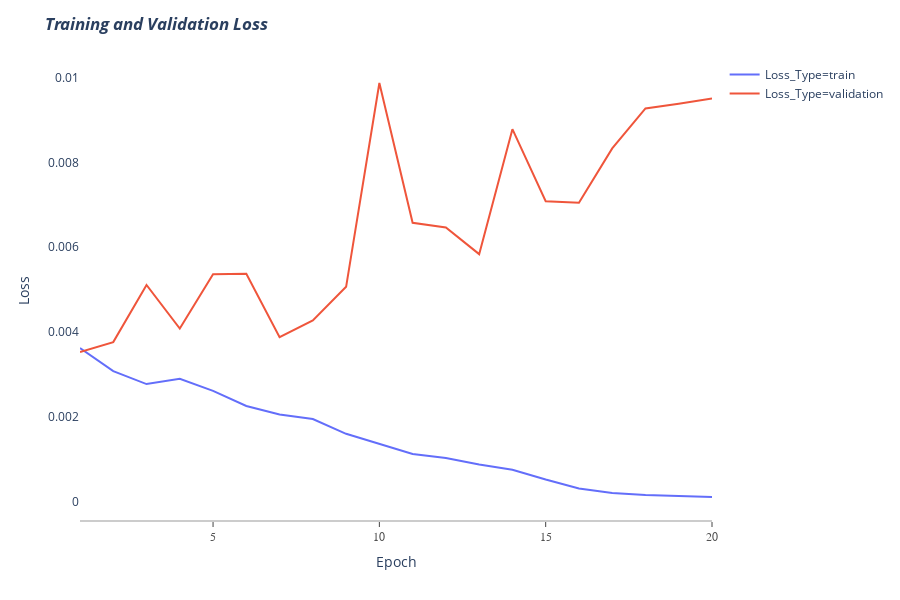

Notebook code cell kept with this figure:
### Code cell
list_train_loss = [0.0036195515633249643,
                     0.0030732007976253203,
                     0.0027680401806791017,
                     0.00289166244922959,
                     0.0026068030481062516,
                     0.0022524417618768784,
                     0.0020494777742916803,
                     0.0019441724427807765,
                     0.0015947578280131637,
                     0.0013650367630771664,
                     0.0011193321851861412,
                     0.0010224538578982177,
                     0.000867897682132192,
                     0.0007443248462456398,
                     0.0005137991790577973,
                     0.0003049691537983462,
                     0.00019629949288069477,
                     0.00015001741254220494,
                     0.00012933272932198718,
                     0.00010251782336463772]
list_val_loss = [0.0035237563360121424,
                 0.00375902624320954,
                 0.0051073724590775076,
                 0.004080788520008837,
                 0.0053610173342519074,
                 0.005373900446338543,
                 0.003874435114853832,
                 0.004272975574720341,
                 0.005065241588827621,
                 0.009876210647523769,
                 0.006574716939958564,
                 0.006467291499762063,
                 0.005835700555938936,
                 0.008785648965506229,
                 0.007083541671573153,
                 0.007049659923239979,
                 0.00833161183134212,
                 0.009276331940475807,
                 0.009388872715898743,
                 0.009509100972695162]
#list_pr_r_f1_cf = [(0.2, 0.1, .3, 0),(0.3, 0.2, .4, 0),(0.4, 0.5, .6, 0),(0.5, 0.6, .7, 0),] # added intialization

loss_fig(list_train_loss, list_val_loss)

### Figure 1 — Plotly figure (JSON) as saved in the notebook; plotly's stock layout.template omitted (floating-point values rounded to 4 significant figures)
{"data": [{"hoverlabel": {"namelength": 0}, "hovertemplate": "Loss_Type=train<br>Epoch=%{x}<br>Loss=%{y}", "legendgroup": "Loss_Type=train", "line": {"color": "#636efa", "dash": "solid"}, "mode": "lines", "name": "Loss_Type=train", "showlegend": true, "type": "scatter", "x": [1, 2, 3, 4, 5, 6, 7, 8, 9, 10, 11, 12, 13, 14, 15, 16, 17, 18, 19, 20], "xaxis": "x", "y": [0.00362, 0.003073, 0.002768, 0.002892, 0.002607, 0.002252, 0.002049, 0.001944, 0.001595, 0.001365, 0.001119, 0.001022, 0.0008679, 0.0007443, 0.0005138, 0.000305, 0.0001963, 0.00015, 0.0001293, 0.0001025], "yaxis": "y"}, {"hoverlabel": {"namelength": 0}, "hovertemplate": "Loss_Type=validation<br>Epoch=%{x}<br>Loss=%{y}", "legendgroup": "Loss_Type=validation", "line": {"color": "#EF553B", "dash": "solid"}, "mode": "lines", "name": "Loss_Type=validation", "showlegend": true, "type": "scatter", "x": [1, 2, 3, 4, 5, 6, 7, 8, 9, 10, 11, 12, 13, 14, 15, 16, 17, 18, 19, 20], "xaxis": "x", "y": [0.003524, 0.003759, 0.005107, 0.004081, 0.005361, 0.005374, 0.003874, 0.004273, 0.005065, 0.009876, 0.006575, 0.006467, 0.005836, 0.008786, 0.007084, 0.00705, 0.008332, 0.009276, 0.009389, 0.009509], "yaxis": "y"}], "layout": {"height": 600, "legend": {"tracegroupgap": 0}, "margin": {"t": 60}, "plot_bgcolor": "white", "showlegend": true, "title": {"text": "<i><b>Training and Validation Loss</b></i>"}, "xaxis": {"anchor": "y", "domain": [0, 1], "linecolor": "rgb(204, 204, 204)", "linewidth": 2, "showgrid": false, "showline": true, "showticklabels": true, "tickfont": {"color": "rgb(82, 82, 82)", "family": "Arial", "size": 12}, "ticks": "outside", "title": {"text": "Epoch"}}, "yaxis": {"anchor": "x", "domain": [0, 1], "title": {"text": "Loss"}}}}
